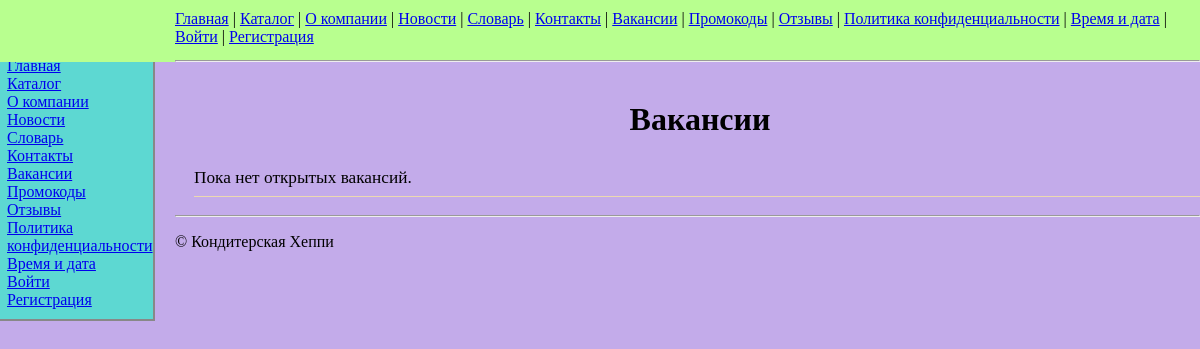
The page /vacancies/ on the database as committed earlier.
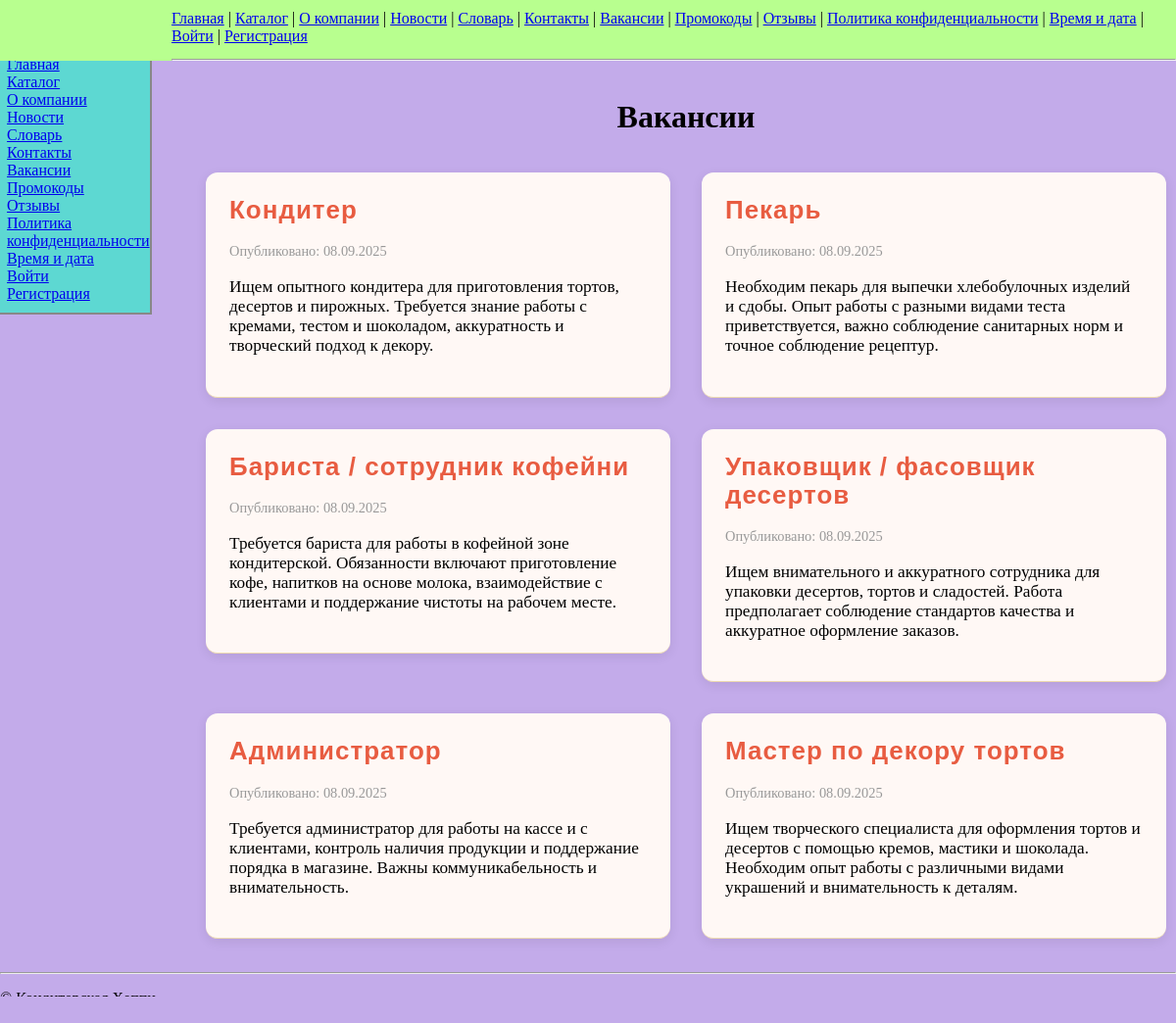
The same page on the database as committed later.
### shop/models.py (models this page shows, shortened)
class Vacancy(models.Model):
    title        = models.CharField(max_length=200)
    description  = models.TextField()
    posted_at    = models.DateTimeField(auto_now_add=True)

### shop/views.py (the view)
# urls.py: re_path(r'^vacancies/$', views.VacancyListView.as_view(), name='vacancies'),
class VacancyListView(ListView):
    model = Vacancy
    template_name = 'shop/vacancies.html'
    context_object_name = 'vacancies'

### shop/templates/shop/vacancies.html (shortened to what this page needs)
{% extends 'base.html' %}
{% block content %}
<h1>Вакансии</h1>
<ul class="vacancy-list">
  {% for v in vacancies %}
    <li class="vacancy-item">
      <article>
        <h2>{{ v.title }}</h2>
        <p><small>Опубликовано: {{ v.posted_at|date:"d.m.Y" }}</small></p>
        <p>{{ v.description|linebreaks }}</p>
      </article>
    </li>
  {% empty %}
    <li>Пока нет открытых вакансий.</li>
  {% endfor %}
</ul>
{% endblock %}

Rows that differ between the two databases and show on the page:
added Vacancy: title "Кондитер", posted_at "08.09.2025", description "Ищем опытного кондитера для приготовления тортов, десертов и пирожных. Требуется знание работы с кремами, тестом и шоколадом, аккуратность и творческий подход к декору."
added Vacancy: title "Пекарь", posted_at "08.09.2025", description "Необходим пекарь для выпечки хлебобулочных изделий и сдобы. Опыт работы с разными видами теста приветствуется, важно соблюдение санитарных норм и точное соблюдение рецептур."
added Vacancy: title "Бариста / сотрудник кофейни", posted_at "08.09.2025", description "Требуется бариста для работы в кофейной зоне кондитерской. Обязанности включают приготовление кофе, напитков на основе молока, взаимодействие с клиентами и поддержание чистоты на рабочем месте."
added Vacancy: title "Упаковщик / фасовщик десертов", posted_at "08.09.2025", description "Ищем внимательного и аккуратного сотрудника для упаковки десертов, тортов и сладостей. Работа предполагает соблюдение стандартов качества и аккуратное оформление заказов."
added Vacancy: title "Администратор", posted_at "08.09.2025", description "Требуется администратор для работы на кассе и с клиентами, контроль наличия продукции и поддержание порядка в магазине. Важны коммуникабельность и внимательность."
added Vacancy: title "Мастер по декору тортов", posted_at "08.09.2025", description "Ищем творческого специалиста для оформления тортов и десертов с помощью кремов, мастики и шоколада. Необходим опыт работы с различными видами украшений и внимательность к деталям."
Other text that changed with them:
text no longer shown: "Пока нет открытых вакансий."
